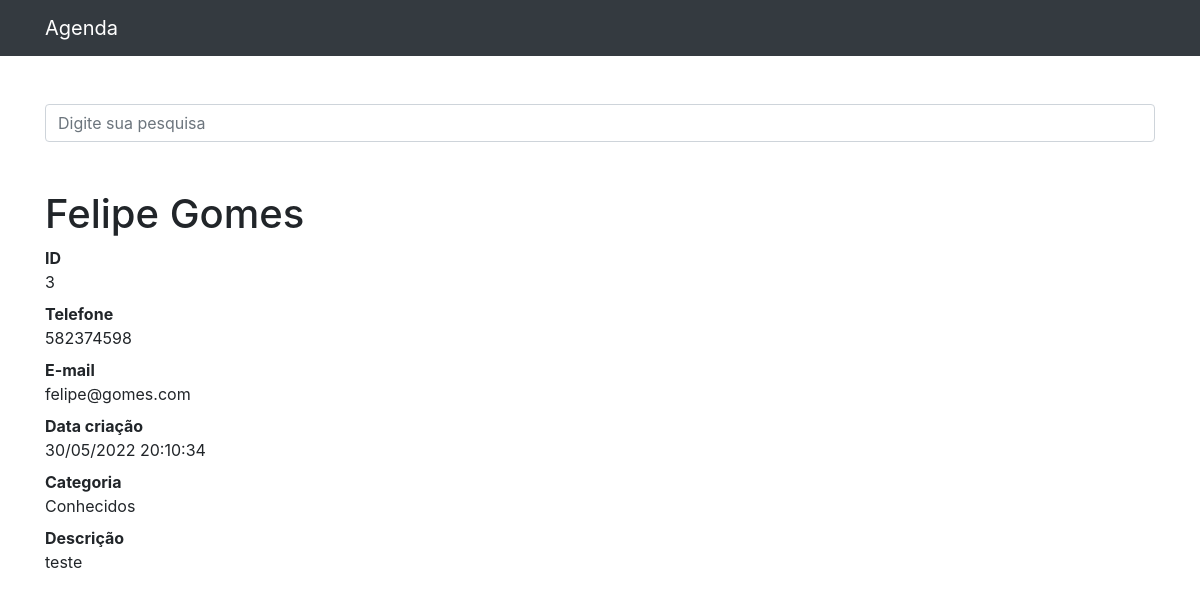
Page /3 on the committed database.
### contatos/models.py (models this page shows, shortened)
class Contato(models.Model):
    nome = models.CharField(max_length=255)
    sobrenome = models.CharField(max_length=255, blank=True)
    telefone = models.CharField(max_length=255)
    email = models.CharField(max_length=255, blank=True)
    data_criacao = models.DateTimeField(default=timezone.now)
    descricao = models.TextField(blank=True)
    categoria = models.ForeignKey(Categoria, on_delete=models.DO_NOTHING)
    mostrar = models.BooleanField(default=True)
    foto = models.ImageField(blank=True, upload_to='fotos/%Y/%m/')

class Categoria(models.Model):
    nome = models.CharField(max_length=255)
    def __str__(self):
        return self.nome

### contatos/views.py (the view)
# urls.py: path('<int:contato_id>', views.ver_contato, name="ver_contato"),
def ver_contato(request, contato_id):
    try:
        contato = Contato.objects.get(id=contato_id)
        if not contato.mostrar:
            raise Http404()
        return render(request, 'contatos/ver_contato.html', {
            'contato': contato
        })
    except Contato.DoesNotExist as e:
        raise Http404()

### contatos/templates/contatos/ver_contato.html (shortened to what this page needs)
{% extends 'base.html' %}
{%block conteudo%}
  <h1 class="mt-5">{{ contato.nome }} {{ contato.sobrenome }}</h1>
  <dt>ID</dt>
  <dd>{{ contato.id }}</dd>
  <dt>Telefone</dt>
  <dd>{{ contato.telefone }}</dd>
  <dt>E-mail</dt>
  <dd>{{ contato.email }}</dd>
  <dt>Data criação</dt>
  <dd>{{ contato.data_criacao|date:'d/m/Y H:i:s' }}</dd>
  <dt>Categoria</dt>
  <dd>{{ contato.categoria }}</dd>
  <dt>Descrição</dt>
  <dd>
    {{ contato.descricao }}
  </dd>
{%endblock%}

### rows in the picture
Contato: nome "Felipe", sobrenome "Gomes", id "3", telefone "582374598", email "felipe@gomes.com", data_criacao "30/05/2022 20:10:34", categoria "Conhecidos", descricao "teste"
